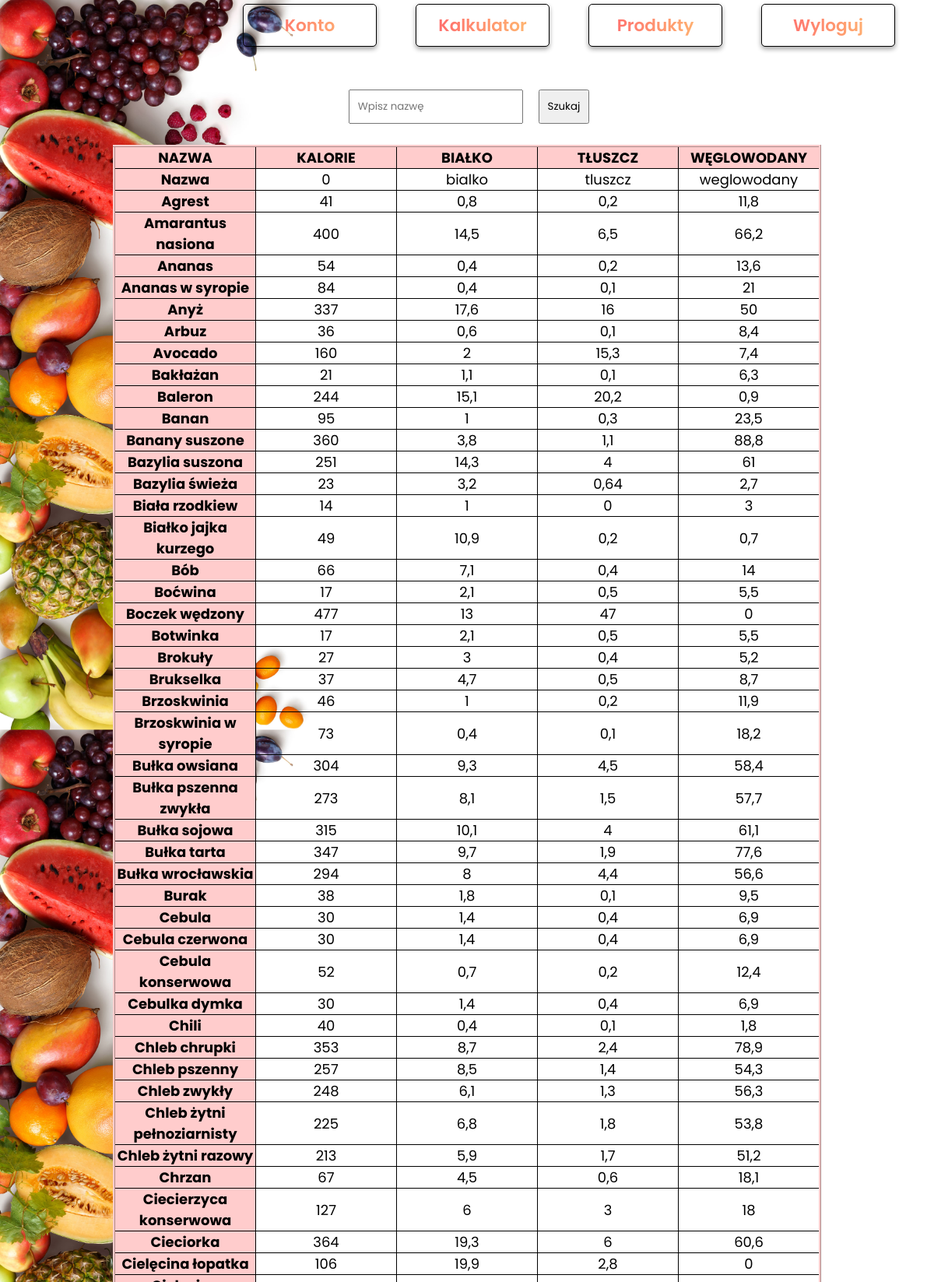
Page /wysz_uzyt.php (signed in, upper part) on the committed database.
### tables this page shows
CREATE TABLE `data` (
  `Nazwa` varchar(69) DEFAULT NULL,
  `kalorie` int(7) DEFAULT NULL,
  `bialko` varchar(6) DEFAULT NULL,
  `tluszcz` varchar(7) DEFAULT NULL,
  `weglowodany` varchar(11) DEFAULT NULL
);

### wysz_uzyt.php (the view, shortened to what this page needs)
<?php
if(isset($_POST['search']))
{
    $valueToSearch=$_POST['valueToSearch'];
    $query="SELECT * FROM `data` WHERE CONCAT(`Nazwa`, `kalorie`, `bialko`, `tluszcz`, `weglowodany`) LIKE '%".$valueToSearch."%'";
    $search_result = filterTable($query);
}else{
    $query="SELECT * FROM `data`";
    $search_result=filterTable($query);
}
function filterTable($query)
{
    $connect=mysqli_connect("localhost","root","","produkty");
    $filter_Result=mysqli_query($connect,$query);
    return $filter_Result;
}
?>
<!doctype html>
<html>
<head>
	<link rel="stylesheet" href="style.css">
</head>
<body>
<?php
		if($_SESSION["login"]) { ?>
	<div id="top">
		<header class="NAGLOWEK">
			<nav id="MENU">
				<ul>
                    <li><a href="logout.php">Wyloguj</a></li>
					<li><a href="wyszukiwarka.php">Produkty</a></li>
					<li><a href="kalkulator.php">Kalkulator</a></li>
					<li><a href="paneluzytkownika.php">Konto</a></li>
				</ul>
			</nav>
		</header>
		<article>
    <form action="wysz_uzyt.php" method="post">
        <input type="text" name="valueToSearch" placeholder="Wpisz nazwę">
        <input type="submit" name="search" value="Szukaj"><br><br>
        <table class="table">
            <tr>
         <td class="kolumna">NAZWA</td>
   <td  class="kolumna">KALORIE</td>
   <td  class="kolumna">BIAŁKO</td>
   <td class="kolumna">TŁUSZCZ</td>
   <td  class="kolumna">WĘGLOWODANY</td>
            </tr>
            <?php while($row = mysqli_fetch_array($search_result)):?>
                <tr>
                <td class="kolumna"><?php echo $row['Nazwa'];?></td>
                <td><?php echo $row['kalorie'];?></td>
                    <td><?php echo $row['bialko'];?></td>
                    <td><?php echo $row['tluszcz'];?></td>
                    <td><?php echo $row['weglowodany'];?></td>
                </tr>
            <?php endwhile;?>
        </table>
    </form>
		</article>
	</div>
    <?php
		}else
		{
			header('Location: logowanie.php');
		};
		?>
</body>
</html>

### style.css (style rules this page uses)
* { font-family: 'Poppins', sans-serif; padding: 0; margin: 0; }
body { font-size:18px; background: url("healt.jpg"); background-size: cover; }
ul { padding-top: 5px; float: right; width: 100%; list-style: none; }
li a { display: block; float: right; text-align: center; font-size: 1.2em; width: 140px; text-decoration: none; color: black; background-color: white; padding: 10px 15px; margin: 0px 50px 50px 0px; border: 1.4px solid black; border-radius: 3px; -moz-border-radius: 5px; -webkit-border-radius: 5px; box-shadow: 0 3px 6px rgba(0, 0, 0, 0.16), 0 3px 6px rgba(0, 0, 0, 0.23); }
article { height: 80vh; text-align: center; }
header { background-color: #eee; }
form input, form select { padding: 10px; max-width: 200px; margin: 5px 5px 0 10px; }
a { text-decoration: none; font-weight: 600; background: linear-gradient(to right, #FF5F6D 0%, #FFC371 99%, #FFC371 100%); -webkit-text-fill-color: transparent; -webkit-background-clip: text; }
.table { border: 1px solid black; border-collapse: collapse; text-align: center; margin: auto; border: 1mm ridge #FFCCCC; }
.table td { border: 1px solid black; width: 10em; }
.kolumna { background-color:#FFCCCC; font-weight: bold; }

### rows in the picture
data: Nazwa "Nazwa", kalorie "0", bialko "bialko", tluszcz "tluszcz", weglowodany "weglowodany"
data: Nazwa "Agrest", kalorie "41", bialko "0,8", tluszcz "0,2", weglowodany "11,8"
data: Nazwa "Amarantus nasiona", kalorie "400", bialko "14,5", tluszcz "6,5", weglowodany "66,2"
data: Nazwa "Ananas", kalorie "54", bialko "0,4", tluszcz "0,2", weglowodany "13,6"
data: Nazwa "Ananas w syropie", kalorie "84", bialko "0,4", tluszcz "0,1", weglowodany "21"
data: Nazwa "Anyż", kalorie "337", bialko "17,6", tluszcz "16", weglowodany "50"
data: Nazwa "Arbuz", kalorie "36", bialko "0,6", tluszcz "0,1", weglowodany "8,4"
data: Nazwa "Avocado", kalorie "160", bialko "2", tluszcz "15,3", weglowodany "7,4"
data: Nazwa "Bakłażan", kalorie "21", bialko "1,1", tluszcz "0,1", weglowodany "6,3"
data: Nazwa "Baleron", kalorie "244", bialko "15,1", tluszcz "20,2", weglowodany "0,9"
data: Nazwa "Banan", kalorie "95", bialko "1", tluszcz "0,3", weglowodany "23,5"
data: Nazwa "Banany suszone", kalorie "360", bialko "3,8", tluszcz "1,1", weglowodany "88,8"
data: Nazwa "Bazylia suszona", kalorie "251", bialko "14,3", tluszcz "4", weglowodany "61"
data: Nazwa "Bazylia świeża", kalorie "23", bialko "3,2", tluszcz "0,64", weglowodany "2,7"
data: Nazwa "Biała rzodkiew", kalorie "14", bialko "1", tluszcz "0", weglowodany "3"
data: Nazwa "Białko jajka kurzego", kalorie "49", bialko "10,9", tluszcz "0,2", weglowodany "0,7"
data: Nazwa "Bób", kalorie "66", bialko "7,1", tluszcz "0,4", weglowodany "14"
data: Nazwa "Boćwina", kalorie "17", bialko "2,1", tluszcz "0,5", weglowodany "5,5"
data: Nazwa "Boczek wędzony", kalorie "477", bialko "13", tluszcz "47", weglowodany "0"
data: Nazwa "Botwinka", kalorie "17", bialko "2,1", tluszcz "0,5", weglowodany "5,5"
data: Nazwa "Brokuły", kalorie "27", bialko "3", tluszcz "0,4", weglowodany "5,2"
data: Nazwa "Brukselka", kalorie "37", bialko "4,7", tluszcz "0,5", weglowodany "8,7"
data: Nazwa "Brzoskwinia", kalorie "46", bialko "1", tluszcz "0,2", weglowodany "11,9"
data: Nazwa "Brzoskwinia w syropie", kalorie "73", bialko "0,4", tluszcz "0,1", weglowodany "18,2"
data: Nazwa "Bułka owsiana", kalorie "304", bialko "9,3", tluszcz "4,5", weglowodany "58,4"
data: Nazwa "Bułka pszenna zwykła", kalorie "273", bialko "8,1", tluszcz "1,5", weglowodany "57,7"
data: Nazwa "Bułka sojowa", kalorie "315", bialko "10,1", tluszcz "4", weglowodany "61,1"
data: Nazwa "Bułka tarta", kalorie "347", bialko "9,7", tluszcz "1,9", weglowodany "77,6"
data: Nazwa "Bułka wrocławskia", kalorie "294", bialko "8", tluszcz "4,4", weglowodany "56,6"
data: Nazwa "Burak", kalorie "38", bialko "1,8", tluszcz "0,1", weglowodany "9,5"
data: Nazwa "Cebula", kalorie "30", bialko "1,4", tluszcz "0,4", weglowodany "6,9"
data: Nazwa "Cebula czerwona", kalorie "30", bialko "1,4", tluszcz "0,4", weglowodany "6,9"
data: Nazwa "Cebula konserwowa", kalorie "52", bialko "0,7", tluszcz "0,2", weglowodany "12,4"
data: Nazwa "Cebulka dymka", kalorie "30", bialko "1,4", tluszcz "0,4", weglowodany "6,9"
data: Nazwa "Chili", kalorie "40", bialko "0,4", tluszcz "0,1", weglowodany "1,8"
data: Nazwa "Chleb chrupki", kalorie "353", bialko "8,7", tluszcz "2,4", weglowodany "78,9"
data: Nazwa "Chleb pszenny", kalorie "257", bialko "8,5", tluszcz "1,4", weglowodany "54,3"
data: Nazwa "Chleb zwykły", kalorie "248", bialko "6,1", tluszcz "1,3", weglowodany "56,3"
data: Nazwa "Chleb żytni pełnoziarnisty", kalorie "225", bialko "6,8", tluszcz "1,8", weglowodany "53,8"
data: Nazwa "Chleb żytni razowy", kalorie "213", bialko "5,9", tluszcz "1,7", weglowodany "51,2"
data: Nazwa "Chrzan", kalorie "67", bialko "4,5", tluszcz "0,6", weglowodany "18,1"
data: Nazwa "Ciecierzyca konserwowa", kalorie "127", bialko "6", tluszcz "3", weglowodany "18"
data: Nazwa "Cieciorka", kalorie "364", bialko "19,3", tluszcz "6", weglowodany "60,6"
data: Nazwa "Cielęcina łopatka", kalorie "106", bialko "19,9", tluszcz "2,8", weglowodany "0"
